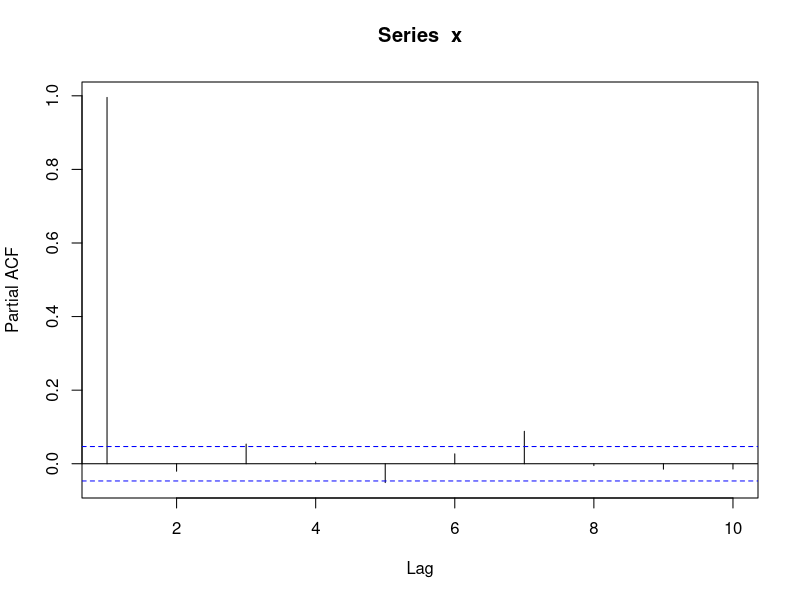
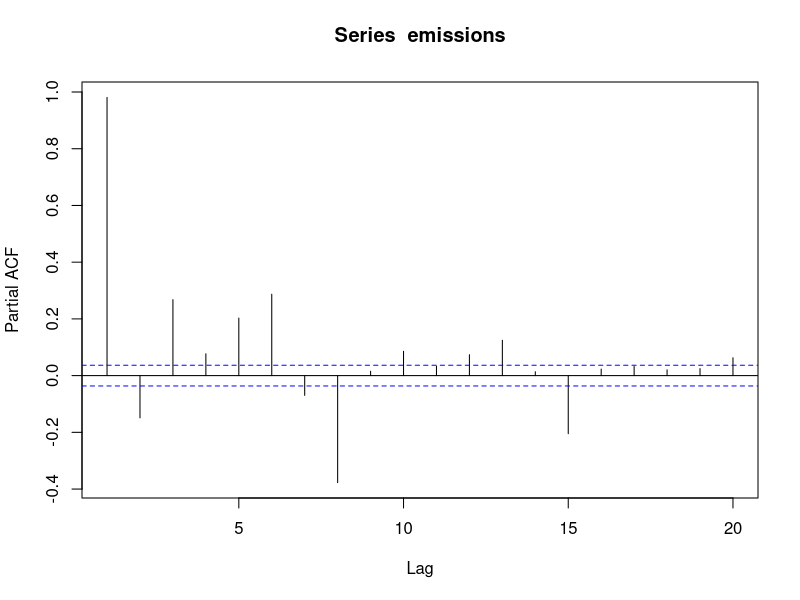
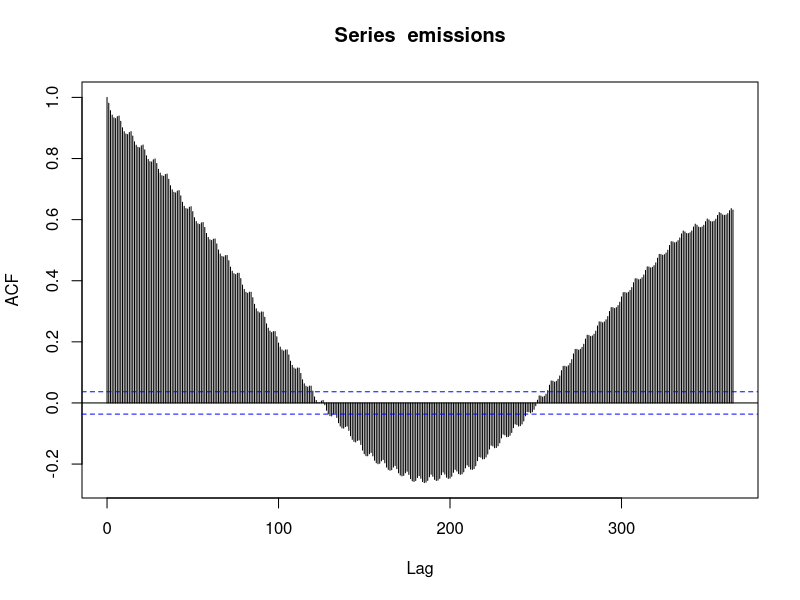
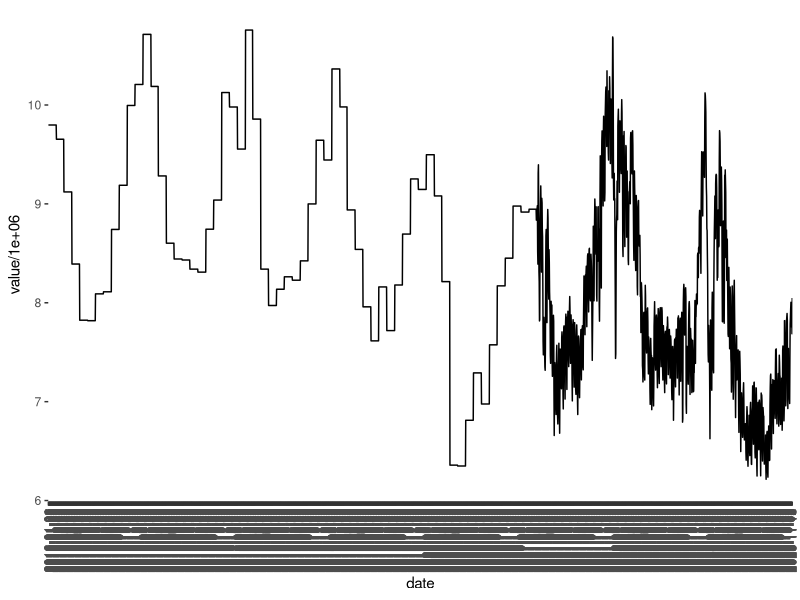
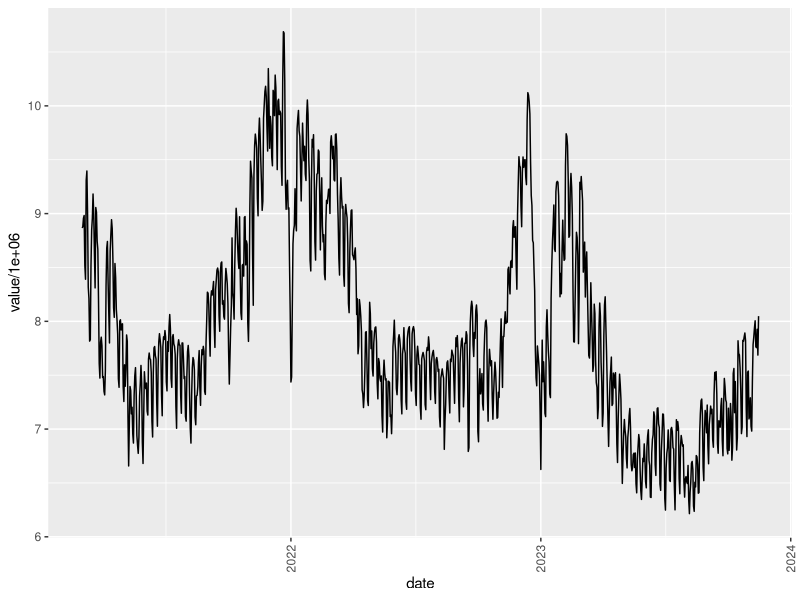
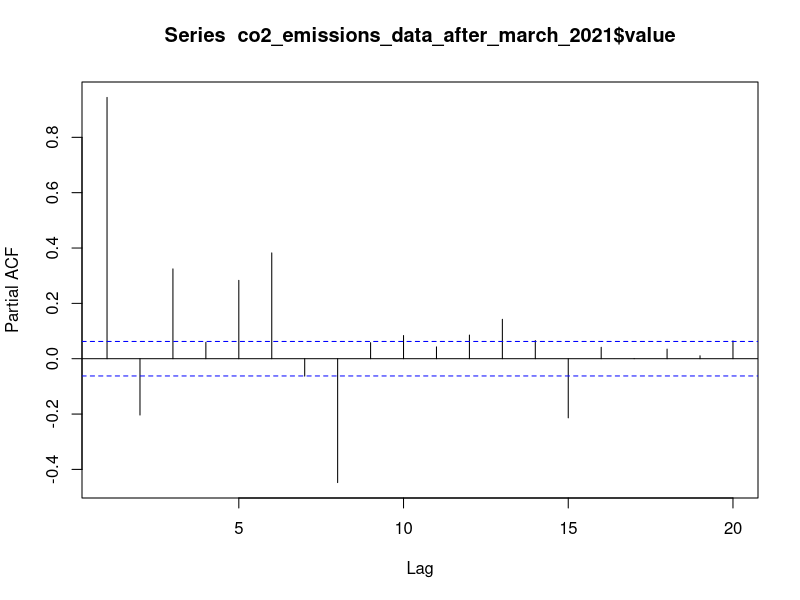
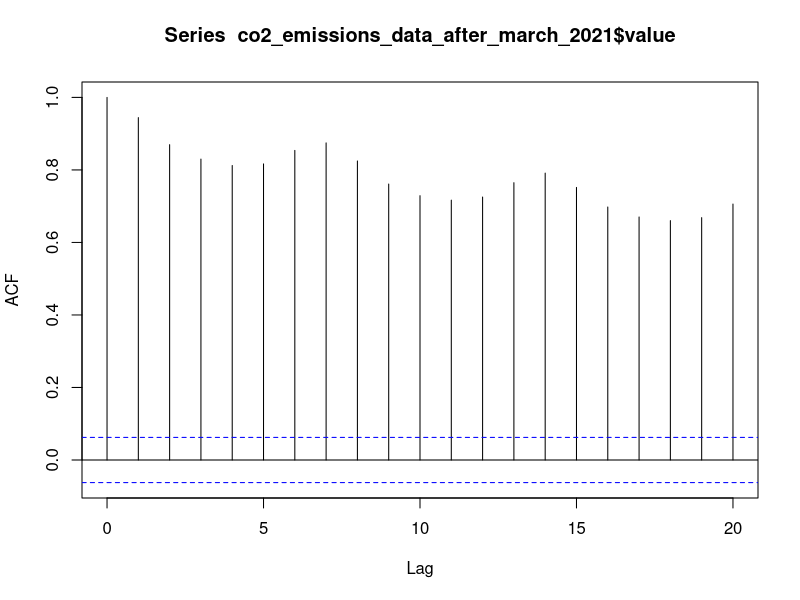
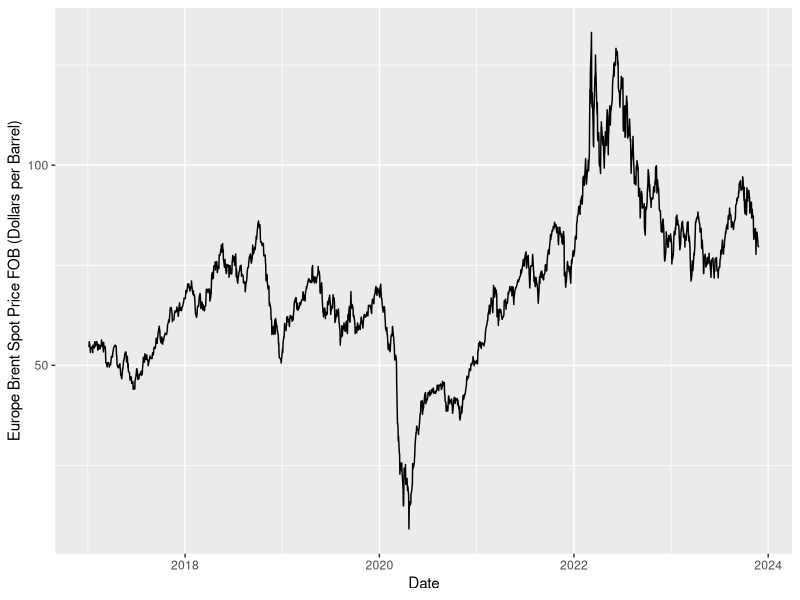

Source code (R) for these figures, in order:
library(readxl)
library(tseries)
library(ggplot2)
library(tidyverse)
library(reshape2)
library(car)

#Trying to find autoregression lag of brent crude oil prices

#Start by reading in the crude oil prices
brent_crude_proces<- read_excel("brent_crude_prices.xlsx")
x<- brent_crude_proces$`Europe Brent Spot Price FOB (Dollars per Barrel)`
pacf(x, lag = 10, pl=TRUE)

#We can tell from the partial autocorrelation that he spike at lag 1 is much much higher than at subsequent lags.
#So we can say crude oil has a AR(1) structure. 


#What about co2 emissions?
co2_emissions_data<-read.csv("co2_emission.csv")
emissions<- co2_emissions_data$value

pacf(emissions, lag=20, pl=TRUE)
acf(emissions, lag=365, pl=TRUE)

#This doesn't look so great. 
#Graphing CO2 Emissions
ggplot(data=co2_emissions_data, aes(date, y=value/1000000))+
  geom_line(group=1)+theme(axis.text.x = element_text(angle = 90, vjust = 0.5, hjust=1))

#Aha. Now we can see that prior to 3/1/2021, all the CO2 emissions data was the same for each month.
#So let's filter for dates after that and try the lag again. 

co2_emissions_data$date<- as.Date(co2_emissions_data$date)

co2_emissions_data_after_march_2021<- co2_emissions_data |> filter(
                                                          date>"2021-03-01"
)

#Graph again:

ggplot(data=co2_emissions_data_after_march_2021, aes(date, y=value/1000000))+
  geom_line(group=1)+theme(axis.text.x = element_text(angle = 90, vjust = 0.5, hjust=1))

#Let's try the autocorrelation now:
 pacf(co2_emissions_data_after_march_2021$value, lag=20, pl=TRUE)
 acf(co2_emissions_data_after_march_2021$value, lag=20, pl=TRUE)
 


#Graphin brent crude oil
ggplot(data=brent_crude_proces, aes(x=Date, `Europe Brent Spot Price FOB (Dollars per Barrel)`))+
  geom_line()



#Reading FTSE in 

ftse<- read.csv("FTSE 100 Historical Data.csv")
ftse$Price<- as.numeric(str_replace(ftse$Price, ",",""))

pacf(ftse$Price, lag=10, pl=TRUE)

#Positive signs here. 


#So let's shelve the autoregressive stuff for the time being and have a wee look at correlations

#Reading in the auction data:
eu_ets_data<-read_excel("EU-ETS-data.xlsx")

x<- eu_ets_data$`Auction Price €/tCO2`
auction_price<-data.frame(x)
auction_price<- auction_price |> filter(is.na(x)==FALSE)
pacf(auction_price$x, lag=20, pl=TRUE)

#removing na's and selecting the right columns
eu_ets_variable_cor<- eu_ets_data |> select(`Auction Price €/tCO2`,
              `Auction Volume tCO2`:`Average volume bid per bidder`,
              `Total Number of Bidders`) |> filter(
                is.na(`Auction Price €/tCO2`)==FALSE
              )

cor_matrix<- cor(eu_ets_variable_cor)

# Get upper triangle of the correlation matrix
get_upper_tri <- function(cormat){
  cormat[lower.tri(cormat)]<- NA
  return(cormat)
}

upper_tri <- get_upper_tri(cor_matrix)
melted_cormat <- melt(upper_tri, na.rm = TRUE)

ggplot(data = melted_cormat, aes(Var2, Var1, fill = value))+
  geom_tile(color = "white")+
  scale_fill_gradient2(low = "blue", high = "red", mid = "white", 
                       midpoint = 0, limit = c(-1,1), space = "Lab", 
                       name="Pearson\nCorrelation") +
  theme_minimal()+ 
  theme(axis.text.x = element_text(angle = 45, vjust = 1, 
                                   size = 12, hjust = 1))+
  coord_fixed()




#Combining datasets, adding crude oil prices and stock prices

eu_ets_data$Date<- as.Date(eu_ets_data$Date)
brent_crude_proces$Date<- as.Date(brent_crude_proces$Date)
ftse$Date<- as.Date(ftse$Date)

auction_and_oil<- merge(x=eu_ets_data,y=brent_crude_proces, 
                         by="Date", all.x=TRUE) 

auction_and_oil<-auction_and_oil |> filter(is.na(auction_and_oil$`Europe Brent Spot Price FOB (Dollars per Barrel)`)==FALSE)

oil_prices<- auction_and_oil$`Europe Brent Spot Price FOB (Dollars per Barrel)`
pacf(oil_prices, lag=10, pl=TRUE)

ets_stock_and_oil_data<- merge(x=auction_and_oil, y= ftse, by='Date', all.x=TRUE)


#Creating Durbin Watson Tests

#just some auction variables
auction_variables_fit<- glm(`Auction Price €/tCO2`~`Auction Volume tCO2`+`Number of bids submitted`+`Maximum Bid €/tCO2`,
                            family=gaussian, data=ets_stock_and_oil_data)
summary(auction_variables_fit)

durbinWatsonTest(auction_variables_fit)

#with oil prices

oil_fit<- glm(`Auction Price €/tCO2`~`Auction Volume tCO2`+`Maximum Bid €/tCO2`+`Europe Brent Spot Price FOB (Dollars per Barrel)`,
              family=gaussian, data=ets_stock_and_oil_data)
summary(oil_fit)

durbinWatsonTest(oil_fit)

#Let's try adding a lag: 

lag<- ets_stock_and_oil_data$`Auction Price €/tCO2`[2:length(ets_stock_and_oil_data$`Auction Price €/tCO2`)-1]
lag<- c(0,lag)
lag[length(lag)]<-0
ets_with_auction_lag<- ets_stock_and_oil_data |> mutate(
                                          lag= lag, .after=`Auction Price €/tCO2`
)

ets_stock_and_oil_data<- ets_stock_and_oil_data |> rename(
  oil_price = `Europe Brent Spot Price FOB (Dollars per Barrel)`
)
auction_variables_fit<- glm(`Auction Price €/tCO2`~lag+`Auction Volume tCO2`+ `Maximum Bid €/tCO2`+
                              oil_price,
                            family=gaussian, data=ets_stock_and_oil_data)

durbinWatsonTest(auction_variables_fit)
